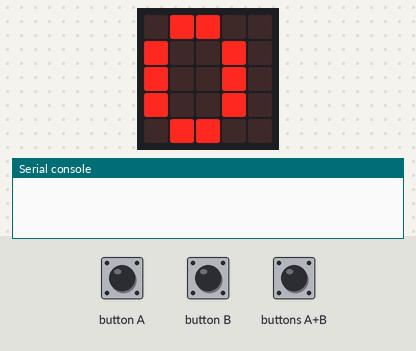
Bench run of a program on a simulated BBC micro:bit running MicroPython. On the bench: the board's 5×5 LED display, the last lines printed to the serial console. The inputs (shaded band) are chosen by the test bench. No radio messages arrive unless stated (any console line starting 'radio sent:' is added by the test bench).

Above: at 1.2 s.
1.3 s: buttons A+B pressed for 3.2 s
At 2.3 s:
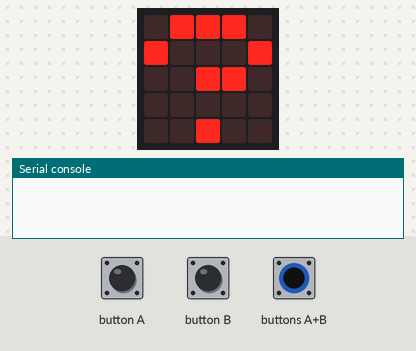
6.0 s: button A pressed for 0.15 s
8.9 s: button A pressed for 1 s
At 11.6 s:
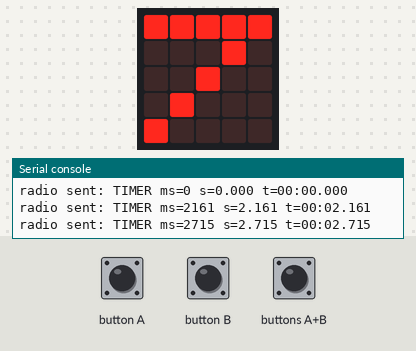
12.7 s: button B pressed for 0.15 s
At 12.84 s:
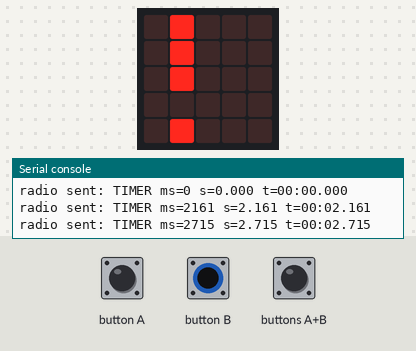
14.6 s: button B pressed for 1 s
17.1 s: buttons A+B pressed for 0.15 s
At 19.8 s:
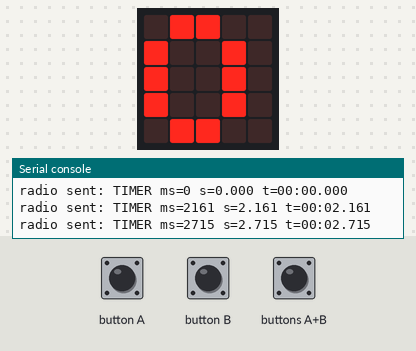
Timing chart, 0 to 21.0 s (numbered marks = the images above; inputs shaded):
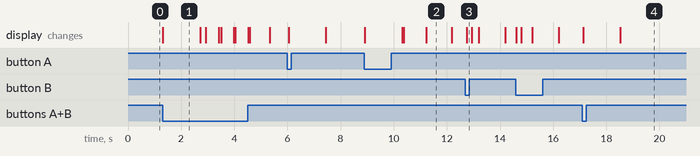

Measured:
- after the input at 1.3 s, the display: changes at once (image 1)
- after the input at 8.9 s, the display: first changes at once (image 2 shows a later state)
- after the input at 12.7 s, the display: changes at once (image 3)
- after the input at 17.1 s, the display: first changes at once (image 4 shows a later state)
- what the display in image 1 shows lasts 1.4 s, from 1.3 s to 2.7 s
- what the display in image 2 shows lasts 1.0 s, from 11.2 s to 12.2 s

The program:

MicrobitSend.py
```python
# micro:bit MicroPython - Radio Timer Sender
# A: start/stop toggle
# B: reset timer (when stopped)
# A+B: send elapsed time over radio (milliseconds + seconds)

from microbit import *
import radio

# --- Radio setup (match receiver channel/group as needed) ---
radio.config(channel=53, power=7, length=251)
radio.on()

# --- Timer state ---
running = False
start_ms = 0          # running start timestamp (ms)
elapsed_ms = 0        # accumulated elapsed time (ms)

def format_time(ms):
    # returns (seconds as float string, mm:ss.mmm)
    s = ms / 1000.0
    minutes = ms // 60000
    seconds = (ms % 60000) // 1000
    millis = ms % 1000
    return "{:.3f}".format(s), "{:02d}:{:02d}.{:03d}".format(minutes, seconds, millis)

def update_display(ms):
    # show seconds (integer) while running/stopped, quick and readable
    display.show(str((ms // 1000) % 10))  # single digit to keep it snappy

# Optional: set a group if your receiver uses groups
# radio.config(group=1)  # uncomment if needed (note: group is for MakeCode radio; MicroPython uses channel)

# --- Main loop ---
while True:
    now = running_time()

    # Button A: start/stop toggle
    if button_a.was_pressed():
        if not running:
            running = True
            start_ms = now
            display.show("▶")   # start icon-ish
        else:
            # stop and accumulate
            elapsed_ms += now - start_ms
            running = False
            display.show("■")   # stop icon-ish
        sleep(200)  # debounce

    # Button B: reset (only when stopped)
    if button_b.was_pressed():
        if not running:
            elapsed_ms = 0
            display.show("0")
        else:
            display.show("!")   # indicate you can't reset while running
        sleep(200)

    # Buttons A+B: send current elapsed time over radio
    if button_a.is_pressed() and button_b.is_pressed():
        # compute current elapsed
        current_ms = elapsed_ms + (now - start_ms) if running else elapsed_ms
        sec_str, mmss_str = format_time(current_ms)

        # Send a compact payload; receiver can print/log it
        # Example: "TIMER ms=12345 s=12.345 mmss=00:12.345"
        payload = "TIMER ms={} s={} t={}".format(current_ms, sec_str, mmss_str)
        radio.send(payload)

        display.show("S")  # sent
        sleep(500)         # avoid repeated sends while holding
        display.clear()

    # Update display while running (or show last value when stopped)
    current_ms = elapsed_ms + (now - start_ms) if running else elapsed_ms
    update_display(current_ms)

    sleep(50)
```
